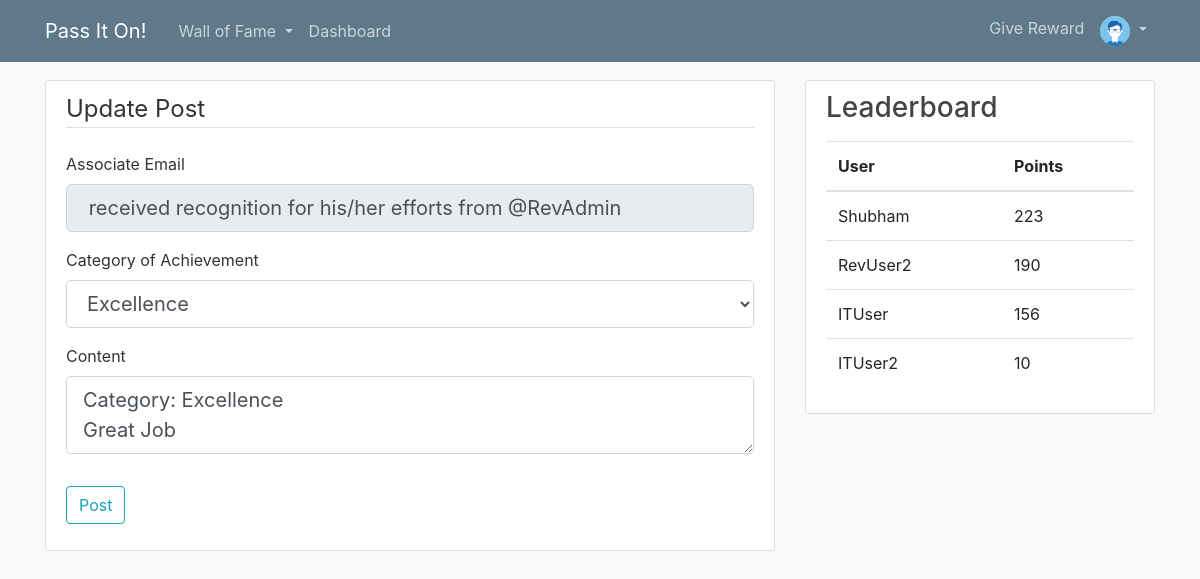
/post/5/update (signed in), run on the app's committed database.
### flaskblog/models.py (models this page shows, shortened)
class User(db.Model, UserMixin):
    id = db.Column(db.Integer, primary_key=True)
    username = db.Column(db.String(20), unique=True, nullable=False)
    designation = db.Column(db.String(15), nullable=False)
    team = db.Column(db.String(15), nullable=False)
    email = db.Column(db.String(120), unique=True, nullable=False)
    image_file = db.Column(db.String(20), nullable=False, default='default.jpg')
    password = db.Column(db.String(60), nullable=False)
    balance = db.Column(db.Integer, nullable=False, default=0)
    earned = db.Column(db.Integer, nullable=False, default=0)
    posts = db.relationship('Post', backref='author', lazy=True)
    rewards = db.relationship('Reward', backref='giver', lazy=True)

class Post(db.Model):
    id = db.Column(db.Integer, primary_key=True)
    title = db.Column(db.String(100), nullable=False)
    from_user = db.Column(db.String(100), nullable=False)
    date_posted = db.Column(db.DateTime, nullable=False, default=datetime.utcnow )
    content = db.Column(db.Text, nullable=False)
    user_id = db.Column(db.Integer, db.ForeignKey('user.id'), nullable=False)

### flaskblog/posts/routes.py (the view)
@posts.route('/post/<int:post_id>/update' , methods =['GET', 'POST'])
@login_required
def update_post(post_id):
    post = Post.query.get_or_404(post_id)
    if post.from_user!=current_user.email:
        abort(403)
    form= PostForm()
    if form.validate_on_submit():
        post.title = form.title.data
        post.content = form.content.data
        db.session.commit()
        flash(f'Your post has been updated!', 'success')
        return redirect(url_for('posts.post', post_id= post.id))
    elif request.method == 'GET':
        form.title.data = post.title
        form.content.data = post.content
    counts = User.query.order_by(desc(User.earned)).limit(5)
    return render_template('create_post.html', title='Update Post', form=form,
                           legend='Update Post', counts=counts)

### flaskblog/posts/forms.py
class PostForm(FlaskForm):
    title = StringField('Associate Email' , render_kw={'readonly': True})
    category = SelectField(
        'Category of Achievement',
        choices=[("Excellence", 'Excellence'), ("Ownership", 'Ownership'),
                 ("Support", 'Support'), ('Passion','Passion')]
        )
    content = TextAreaField('Content', validators=[ DataRequired() ] )
    submit = SubmitField('Post')

### flaskblog/models.py (called while the page is built)
@login_manager.user_loader
def load_user(user_id):
    return User.query.get(int(user_id))

### flaskblog/templates/create_post.html (shortened to what this page needs)
{% extends 'layout.html' %}
{% block content %}
    <div class="content-section">
			<form method="POST" action="">
				<fieldset class="form-group">
					<legend class="border-bottom mb-4">{{ legend }}</legend>
					<div class="form-group">
						{{ form.title.label(class="form-control-label") }}
						{% if form.title.errors %}
							{{ form.title(class="form-control form-control-lg is-invalid") }}
							<div class="invalid-feedback">
								{% for error in form.title.errors %}
									<span> {{ error }} </span>
								{% endfor %}
							</div>
						{% else %}
							{{ form.title(class="form-control form-control-lg") }}
						{% endif %}
					</div>
					<div class="form-group">
						{{ form.category.label(class="form-control-label") }}
						{% if form.category.errors %}
							{{ form.category(class="form-control form-control-lg is-invalid") }}
							<div class="invalid-feedback">
								{% for error in form.category.errors %}
									<span> {{ error }} </span>
								{% endfor %}
							</div>
						{% else %}
							{{ form.category(class="form-control form-control-lg") }}
						{% endif %}
					</div>
					<div class="form-group">
						{{ form.content.label(class="form-control-label") }}
						{% if form.content.errors %}
							{{ form.content(class="form-control form-control-lg is-invalid") }}
							<div class="invalid-feedback">
								{% for error in form.content.errors %}
									<span> {{ error }} </span>
								{% endfor %}
							</div>
						{% else %}
							{{ form.content(class="form-control form-control-lg") }}
						{% endif %}
					</div>
				</fieldset>
				<div class="form-group">
					{{ form.submit(class="btn btn-outline-info") }}
				</div>
    		</form>
	</div>
{% endblock content%}

### flaskblog/templates/layout.html (shortened to what this page needs)
<!DOCTYPE html>
<html>
	<head>
        <link rel="stylesheet" href="https://stackpath.bootstrapcdn.com/bootstrap/4.2.1/css/bootstrap.min.css">
        <link rel="stylesheet" type= "text/css" href="{{ url_for('static', filename='main.css')}}">
	</head>
    	<body>
        	<header class="site-header">
                  <nav class="navbar navbar-expand-md navbar-dark bg-steel fixed-top">
                    <div class="container">
                      <a class="navbar-brand mr-4" href="{{ url_for('main.home_all') }}">Pass It On!</a>
                      <div class="collapse navbar-collapse" id="navbarToggle">
                        <div class="navbar-nav mr-auto">
                          {% if current_user.is_authenticated %}
                            <li class="nav-item dropdown">
                                <a class="nav-link dropdown-toggle" href="#" id="navbarDropdown" role="button" data-toggle="dropdown" aria-haspopup="true" aria-expanded="false">
                                  Wall of Fame
                                </a>
                            </li>
                          {% else %}
                          <a class="nav-item nav-link" href="{{ url_for('main.home') }}">Wall of Fame</a>
                          {% endif %}
                          <a class="nav-item nav-link" href="{{ url_for('rewards.dashboard') }}">Dashboard</a>
                        </div>
                        <div class="navbar-nav">
                          {% if current_user.is_authenticated %}
                              <a class="nav-item nav-link" href="{{ url_for('rewards.search_associate') }}">Give Reward</a>
                              <li class="nav-item dropdown">
                                <a class="nav-link dropdown-toggle" href="#" id="navbarDropdown" role="button" data-toggle="dropdown" aria-haspopup="true" aria-expanded="false">
                                  <img class="rounded-circle article-img-icon" src="{{ url_for('static', filename='profile_pics/' + current_user.image_file) }}">
                                </a>
                            </li>
                          {% else %}
                              <a class="nav-item nav-link" href="{{ url_for('users.login') }}">Login</a>
                              <a class="nav-item nav-link" href="{{ url_for('users.register') }}">Register</a>
                          {% endif %}
                        </div>
                      </div>
                    </div>
                  </nav>
            </header>
        	<main role="main" class="container">
                  <div class="row">
                    <div class="col-md-8">
                      {% block content %}{% endblock %}
                    </div>
                    <div class="col-md-4">
                    {% if counts %}
                      <div class="content-section">
                        <h3>Leaderboard</h3>
                          <table class="table">
                              <thead>
                                <tr>
                                  <th scope="col">User</th>
                                  <th scope="col">Points</th>
                                </tr>
                              </thead>
                              <tbody>
                                   {% for count in counts %}
                                   {% if count.earned > 0 %}
                                    <tr>
                                        <td>{{ count.username }}</td>
                                        <td>{{ count.earned }}</td>
                                    </tr>
                                    {% endif %}
                                  {% endfor %}
                              </tbody>
                         </table>
                      </div>
                      {% endif%}
                    </div>
                  </div>
            </main>
	</body>
</html>

### flaskblog/static/main.css (style rules this page uses)
body { background: #fafafa; color: #333333; margin-top: 5rem; }
h1, h2, h3, h4, h5, h6 { color: #444444; }
.bg-steel { background-color: #5f788a; }
.site-header .navbar-nav .nav-link { color: #cbd5db; }
.content-section { background: #ffffff; padding: 10px 20px; border: 1px solid #dddddd; border-radius: 3px; margin-bottom: 20px; }
.article-img-icon { height: 30px; width: 30px; margin:0px; }

### data on the page
User: image_file (placeholder picture)
Post: title "received recognition for his/her efforts from @RevAdmin", content "Category: Excellence Great Job"
User: username "Shubham", earned "223"
User: username "RevUser2", earned "190"
User: username "ITUser", earned "156"
User: username "ITUser2", earned "10"

### other printed values
{{ legend }} "Update Post"
